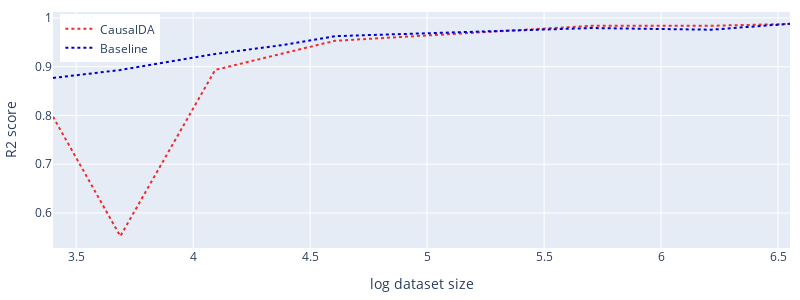

Notebook code for this chart:
### Code cell
### XGB median R2 depending on the weight_threshold

# set x, y and color variables
color_columns_list=['r2_CausalDA', 'r2_Baseline']
x_column = 'nb_observations_log'

# aggregate results
res_tot = compute_stats_for_line_plot_paper(data_size, [x_column], color_columns_list[0])
res_col = compute_stats_for_line_plot_paper(data_size, [x_column], color_columns_list[1])
res_tot = res_tot.merge(res_col, how="left", on=[x_column]).sort_values(by=[x_column])

# Figure
fig = go.Figure()
  
### CausalDA results
# abscisse
x = res_tot[x_column].tolist()
x_rev = x[::-1]
# Line 1
y1 = res_tot['r2_CausalDA' + '_mean'].tolist()
y1_upper = res_tot['r2_CausalDA' + '_upper'].tolist()
y1_lower = res_tot['r2_CausalDA' + '_lower'].tolist()
y1_lower = y1_lower[::-1]
# Line 2
y2 = res_tot['r2_CausalDA' + '_median'].tolist()

fig.add_trace(go.Scatter(
    x=x,
    y=y2,
    line_color=color_list[0],
    line_dash='dot',
    name='CausalDA',
))
fig.update_traces(mode='lines')

### Baseline results
# abscisse
x = res_tot[x_column].tolist()
x_rev = x[::-1]
# Line 1
y1 = res_tot['r2_Baseline' + '_mean'].tolist()
y1_upper = res_tot['r2_Baseline' + '_upper'].tolist()
y1_lower = res_tot['r2_Baseline' + '_lower'].tolist()
y1_lower = y1_lower[::-1]
# Line 2
y2 = res_tot['r2_Baseline' + '_median'].tolist()

fig.add_trace(go.Scatter(
    x=x,
    y=y2,
    line_color=color_list[1],
    line_dash='dot',
    name='Baseline',
))
fig.update_traces(mode='lines')

# legend position
fig.update_layout(legend=dict(
    yanchor="top",
    y=0.99,
    xanchor="left",
    x=0.01
))

# magin & size
fig.update_layout(
    margin=dict(l=20, r=10, t=10, b=10),
    width=800,
    height=300,
)

# axis titles
fig.update_yaxes(title_text='R2 score')
fig.update_xaxes(title_text='log dataset size')

fig.show()

### Figure 1 — Plotly figure (JSON) as saved in the notebook; plotly's stock layout.template omitted (floating-point values rounded to 4 significant figures)
{"data": [{"line": {"color": "rgb(238,44,44)", "dash": "dot"}, "mode": "lines", "name": "CausalDA", "type": "scatter", "x": [3.401, 3.689, 4.094, 4.382, 4.605, 5.704, 6.215, 6.551], "y": [0.7974, 0.5523, 0.8934, 0.9269, 0.953, 0.9837, 0.9838, 0.9876]}, {"line": {"color": "rgb(0,0,205)", "dash": "dot"}, "mode": "lines", "name": "Baseline", "type": "scatter", "x": [3.401, 3.689, 4.094, 4.382, 4.605, 5.704, 6.215, 6.551], "y": [0.8769, 0.8931, 0.926, 0.9443, 0.9625, 0.9792, 0.9758, 0.9879]}], "layout": {"height": 300, "legend": {"x": 0.01, "xanchor": "left", "y": 0.99, "yanchor": "top"}, "margin": {"b": 10, "l": 20, "r": 10, "t": 10}, "width": 800, "xaxis": {"title": {"text": "log dataset size"}}, "yaxis": {"title": {"text": "R2 score"}}}}
